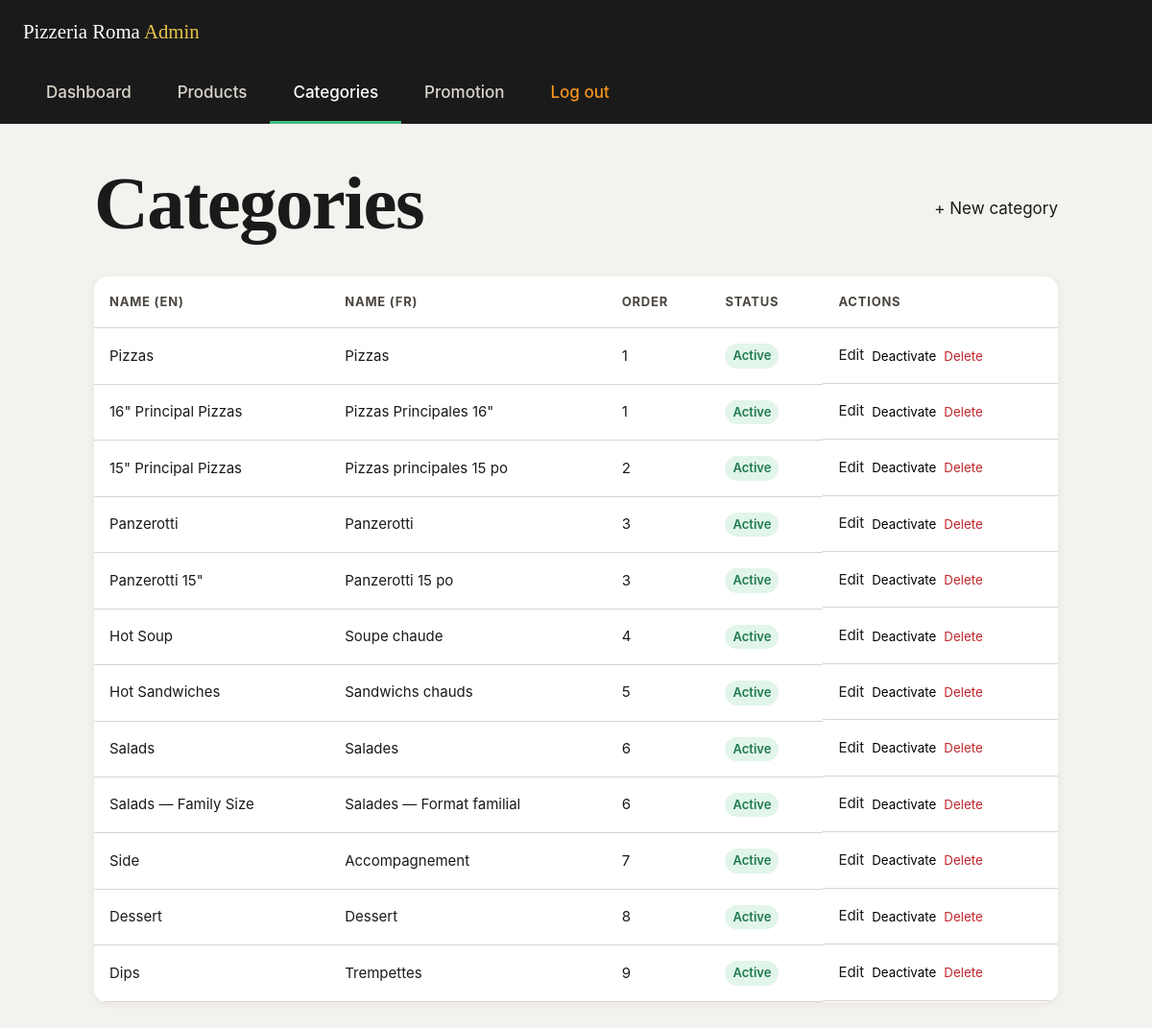
The page /admin/categorias.php (signed in) on the database its author committed.
### tables this page shows
CREATE TABLE `categories` (
  `id` int unsigned NOT NULL AUTO_INCREMENT,
  `name_en` varchar(100) NOT NULL,
  `name_fr` varchar(100) NOT NULL,
  `slug` varchar(100) NOT NULL,
  `display_order` int unsigned NOT NULL DEFAULT '0',
  `is_active` tinyint(1) NOT NULL DEFAULT '1',
  `created_at` datetime NOT NULL DEFAULT CURRENT_TIMESTAMP,
  `updated_at` datetime NOT NULL DEFAULT CURRENT_TIMESTAMP ON UPDATE CURRENT_TIMESTAMP,
  PRIMARY KEY (`id`),
  UNIQUE KEY `uq_categories_slug` (`slug`),
  KEY `idx_categories_order` (`display_order`)
);

### admin/categorias.php (the view, shortened to what this page needs)
<?php
$pdo = require ROOT_PATH . '/config/db.php';
$categories = $pdo->query('SELECT * FROM categories ORDER BY display_order ASC')->fetchAll();
include __DIR__ . '/includes/layout-header.php';
?>
<div class="admin-page-head">
  <h1>Categories</h1>
  <a class="btn btn--primary" href="/admin/categoria-edit.php">+ New category</a>
</div>
<div class="admin-table-wrap">
<table class="admin-table">
  <thead>
    <tr><th>Name (EN)</th><th>Name (FR)</th><th>Order</th><th>Status</th><th>Actions</th></tr>
  </thead>
  <tbody>
    <?php foreach ($categories as $cat): ?>
    <tr>
      <td><?= htmlspecialchars($cat['name_en']) ?></td>
      <td><?= htmlspecialchars($cat['name_fr']) ?></td>
      <td><?= (int) $cat['display_order'] ?></td>
      <td>
        <span class="admin-badge admin-badge--<?= $cat['is_active'] ? 'active' : 'inactive' ?>">
          <?= $cat['is_active'] ? 'Active' : 'Inactive' ?>
        </span>
      </td>
      <td class="admin-table__actions">
        <a class="btn btn--sm btn--outline" href="/admin/categoria-edit.php?id=<?= (int) $cat['id'] ?>">Edit</a>
        <form method="post" class="admin-inline-form">
          <button type="submit" class="btn btn--sm btn--dark"><?= $cat['is_active'] ? 'Deactivate' : 'Activate' ?></button>
        </form>
        <form method="post" action="/admin/categoria-delete.php" class="admin-inline-form" data-confirm="Delete this category? It must have no products assigned first.">
          <button type="submit" class="btn btn--sm btn--outline admin-btn-danger">Delete</button>
        </form>
      </td>
    </tr>
    <?php endforeach; ?>
  </tbody>
</table>
</div>
<?php include __DIR__ . '/includes/layout-footer.php'; ?>

### css/tokens.css (style rules this page uses)
:root { --color-red: #C1272D; --color-red-intense: #D42B1E; --color-red-dark: #8F1D22; --color-black: #1A1A1A; --color-black-pure: #000000; --color-mint: #3DBE7B; --color-mint-bright: #4CC98A; --color-gold: #E8C547; --color-gold-dark: #D4A937; --color-fire-orange: #F7931E; --color-fire-burnt: #E84E1B; --color-white: #FFFFFF; --color-cream: #FAF7F2; --color-grey-100: #F4F2EF; --color-grey-300: #DAD5CD; --color-grey-500: #8A8580; --color-grey-700: #4A463F; --gradient-red: linear-gradient(135deg, var(--color-red) 0%, var(--color-red-intense) 100%); --gradient-fire: linear-gradient(135deg, var(--color-gold) 0%, var(--color-fire-orange) 55%, var(--color-fire-burnt) 100%); --gradient-dark: linear-gradient(180deg, var(--color-black) 0%, var(--color-black-pure) 100%); --color-bg: var(--color-white); --color-bg-alt: var(--color-cream); --color-bg-dark: var(--color-black); --color-text: var(--color-black); --color-text-muted: var(--color-grey-700); --color-text-on-dark: var(--color-white); --color-border: var(--color-grey-300); --color-accent: var(--color-mint); --color-cta: var(--color-red); --color-cta-hover: var(--color-red-dark); --color-focus-ring: var(--color-mint-bright); --font-display: 'Fraunces', 'Georgia', serif; --font-body: 'Inter', -apple-system, BlinkMacSystemFont, 'Segoe UI', sans-serif; --fs-xs: clamp(0.75rem, 0.72rem + 0.15vw, 0.8125rem); --fs-sm: clamp(0.875rem, 0.84rem + 0.18vw, 0.9375rem); --fs-base: clamp(1rem, 0.96rem + 0.2vw, 1.0625rem); --fs-md: clamp(1.125rem, 1.06rem + 0.32vw, 1.3125rem); --fs-lg: clamp(1.375rem, 1.24rem + 0.65vw, 1.75rem); --fs-xl: clamp(1.75rem, 1.5rem + 1.25vw, 2.5rem); --fs-2xl: clamp(2.25rem, 1.85rem + 2vw, 3.5rem); --fs-3xl: clamp(3rem, 2.3rem + 3.5vw, 5.25rem); --lh-tight: 1.1; --lh-snug: 1.3; --lh-body: 1.65; --fw-regular: 400; --fw-medium: 500; --fw-semibold: 600; --fw-bold: 700; --fw-black: 900; --tracking-tight: -0.02em; --tracking-wide: 0.06em; --space-3xs: 0.25rem; --space-2xs: 0.5rem; --space-xs: 0.75rem; --space-sm: 1rem; --space-md: 1.5rem; --space-lg: 2.5rem; --space-xl: 4rem; --space-2xl: 6rem; --space-3xl: 9rem; --container-max: 1240px; --container-pad: clamp(1.25rem, 4vw, 3rem); --radius-sm: 6px; --radius-md: 14px; --radius-lg: 28px; --radius-full: 999px; --shadow-sm: 0 2px 8px rgba(26, 26, 26, 0.06); --shadow-md: 0 8px 24px rgba(26, 26, 26, 0.10); --shadow-lg: 0 20px 48px rgba(26, 26, 26, 0.16); --shadow-red-glow: 0 12px 32px rgba(193, 39, 45, 0.25); --ease-standard: cubic-bezier(0.4, 0, 0.2, 1); --ease-out: cubic-bezier(0.16, 1, 0.3, 1); --duration-fast: 180ms; --duration-base: 260ms; --duration-slow: 420ms; --duration-slower: 560ms; --cursor-default: auto; --cursor-pointer: pointer; --z-base: 1; --z-promo-banner: 60; --z-header: 100; --z-lang-switch: 110; --z-mobile-nav: 200; --z-modal: 500; --z-toast: 800; }

### css/base.css (style rules this page uses)
*, *::before, *::after { box-sizing: border-box; margin: 0; padding: 0; }
html { -webkit-text-size-adjust: 100%; scroll-behavior: smooth; cursor: var(--cursor-default); }
body { font-family: var(--font-body); font-size: var(--fs-base); line-height: var(--lh-body); color: var(--color-text); background-color: var(--color-bg); -webkit-font-smoothing: antialiased; text-rendering: optimizeLegibility; overflow-x: hidden; }
h1, h2, h3, h4, h5, h6 { font-family: var(--font-display); line-height: var(--lh-tight); letter-spacing: var(--tracking-tight); font-weight: var(--fw-semibold); text-wrap: balance; }
h1 { font-size: var(--fs-3xl); }
a { color: inherit; text-decoration: none; cursor: var(--cursor-pointer); }
button { font-family: inherit; cursor: var(--cursor-pointer); background: none; border: none; }
table { border-collapse: collapse; width: 100%; }

### rows shown on the page
categories: name_en "Pizzas", name_fr "Pizzas", display_order "1", is_active "Active"
categories: name_en "16\" Principal Pizzas", name_fr "Pizzas Principales 16\"", display_order "1", is_active "Active"
categories: name_en "15\" Principal Pizzas", name_fr "Pizzas principales 15 po", display_order "2", is_active "Active"
categories: name_en "Panzerotti", name_fr "Panzerotti", display_order "3", is_active "Active"
categories: name_en "Panzerotti 15\"", name_fr "Panzerotti 15 po", display_order "3", is_active "Active"
categories: name_en "Hot Soup", name_fr "Soupe chaude", display_order "4", is_active "Active"
categories: name_en "Hot Sandwiches", name_fr "Sandwichs chauds", display_order "5", is_active "Active"
categories: name_en "Salads", name_fr "Salades", display_order "6", is_active "Active"
categories: name_en "Salads — Family Size", name_fr "Salades — Format familial", display_order "6", is_active "Active"
categories: name_en "Side", name_fr "Accompagnement", display_order "7", is_active "Active"
categories: name_en "Dessert", name_fr "Dessert", display_order "8", is_active "Active"
categories: name_en "Dips", name_fr "Trempettes", display_order "9", is_active "Active"
